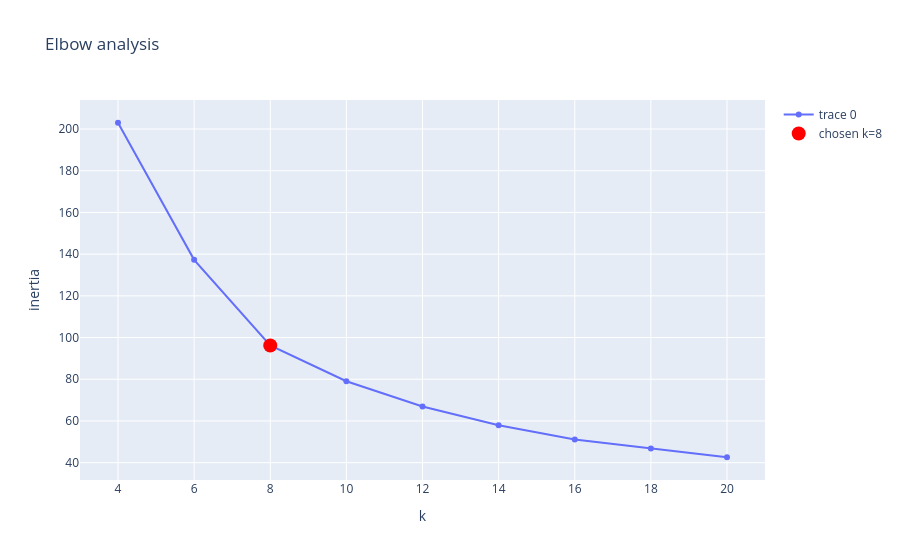

This figure's notebook cell:
### Markdown cell above
## Elbow analysis

### Code cell
import plotly.graph_objects as go

ks = list(range(4, 21, 2))
inertias = elbow_analysis(engine.projection_2d, ks)
chosen = choose_k_elbow(inertias)

fig = go.Figure()
fig.add_trace(go.Scatter(x=ks, y=[inertias[k] for k in ks], mode='lines+markers'))
fig.add_trace(go.Scatter(x=[chosen], y=[inertias[chosen]], mode='markers',
                         marker=dict(size=14, color='red'), name=f'chosen k={chosen}'))
fig.update_layout(title='Elbow analysis', xaxis_title='k', yaxis_title='inertia')
fig.show()

### Figure 1 — Plotly figure (JSON) as saved in the notebook; plotly's stock layout.template omitted (floating-point values rounded to 4 significant figures)
{"data": [{"mode": "lines+markers", "type": "scatter", "x": [4, 6, 8, 10, 12, 14, 16, 18, 20], "y": [203.0, 137.3, 96.19, 79.05, 66.91, 57.93, 51.08, 46.81, 42.59]}, {"marker": {"color": "red", "size": 14}, "mode": "markers", "name": "chosen k=8", "type": "scatter", "x": [8], "y": [96.19]}], "layout": {"title": {"text": "Elbow analysis"}, "xaxis": {"title": {"text": "k"}}, "yaxis": {"title": {"text": "inertia"}}}}
